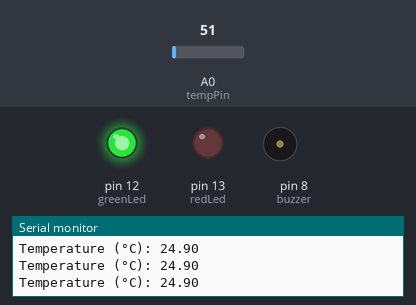
The sketch below on a simulated Arduino Uno, built with avr-gcc and run on an emulated ATmega328P. On the bench: output pins drawn as LEDs (lit = HIGH), buzzer (waves = sounding, pin HIGH), the last lines printed to the serial monitor. The test bench sets the inputs (shaded band); at power-on: A0 (tempPin) = 51.

Above: at 1.8 s.
1.9 s: A0 (tempPin) set to 65
At 3.2 s:
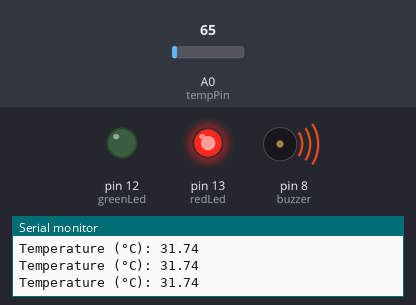
3.5 s: A0 (tempPin) set to 30
At 4.5 s:
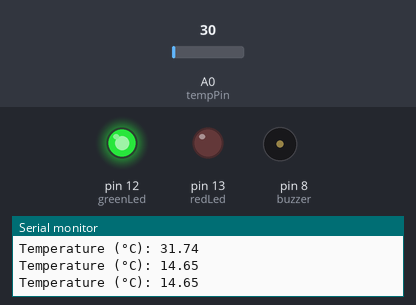
5.0 s: A0 (tempPin) set to 71
At 5.6 s:
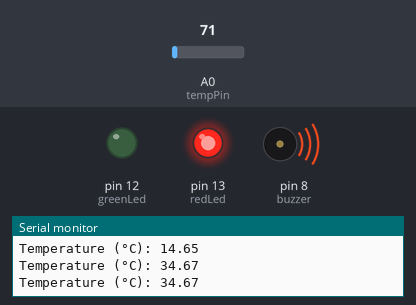
Timing chart, 0 to 8.0 s (numbered marks = the images above; inputs shaded):
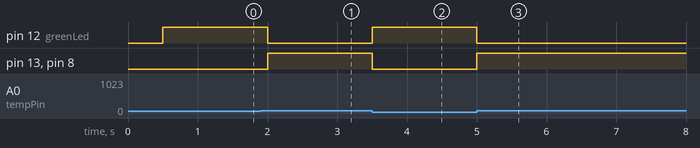

Measured:
- the behaviour switches between 61 and 62 on A0 (tempPin) (found by bisection; images 0 and 1)
- after the input at 1.9 s, pin 12 (greenLed): HIGH → LOW after 0.10 s; pin 13 (redLed), pin 8 (buzzer): LOW → HIGH after 0.10 s
- after the input at 3.5 s, pin 12 (greenLed): LOW → HIGH at once; pin 13 (redLed), pin 8 (buzzer): HIGH → LOW at once
- after the input at 5.0 s, pin 12 (greenLed): HIGH → LOW at once; pin 13 (redLed), pin 8 (buzzer): LOW → HIGH at once

The sketch:

temp_alert_system.ino
```cpp
// Project: Smart Temperature Alert System (Fixed v2.0)
const int tempPin = A0;
const int redLed = 13;
const int greenLed = 12;
const int buzzer = 8;

unsigned long previousMillis = 0;
const long interval = 500; // Non-blocking 500ms sampling
bool alertState = false;

void setup() {
  Serial.begin(9600);
  pinMode(redLed, OUTPUT);
  pinMode(greenLed, OUTPUT); // Fixed Issue #1
  pinMode(buzzer, OUTPUT);   // Fixed Issue #1
}

void loop() {
  unsigned long currentMillis = millis();
  if (currentMillis - previousMillis >= interval) { // Fixed Issue #4
    previousMillis = currentMillis;

    int rawValue = analogRead(tempPin);
    float voltage = rawValue * (5.0 / 1024.0); // Fixed Issue #2
    float tempC = voltage * 100.0;

    Serial.print("Temperature (°C): ");
    Serial.println(tempC);

    // Fixed Issue #3: Added 2°C Hysteresis (Trigger at 30°C, Reset below 28°C)
    if (tempC >= 30.0) {
      alertState = true;
    } else if (tempC <= 28.0) {
      alertState = false;
    }

    digitalWrite(redLed, alertState ? HIGH : LOW);
    digitalWrite(greenLed, alertState ? LOW : HIGH);
    digitalWrite(buzzer, alertState ? HIGH : LOW);
  }
}
```
